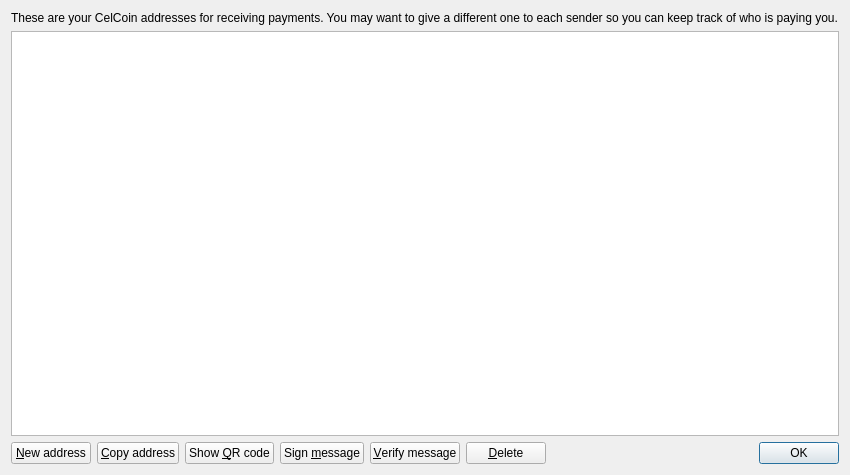
<?xml version="1.0" encoding="UTF-8"?>
<ui version="4.0">
 <class>AddressBookPage</class>
 <widget class="QWidget" name="AddressBookPage">
  <property name="geometry">
   <rect>
    <x>0</x>
    <y>0</y>
    <width>850</width>
    <height>475</height>
   </rect>
  </property>
  <property name="windowTitle">
   <string>Address Book</string>
  </property>
  <layout class="QVBoxLayout" name="verticalLayout">
   <item>
    <widget class="QLabel" name="labelExplanation">
     <property name="text">
      <string>These are your CelCoin addresses for receiving payments. You may want to give a different one to each sender so you can keep track of who is paying you.</string>
     </property>
     <property name="textFormat">
      <enum>Qt::PlainText</enum>
     </property>
     <property name="wordWrap">
      <bool>true</bool>
     </property>
    </widget>
   </item>
   <item>
    <widget class="QTableView" name="tableView">
     <property name="contextMenuPolicy">
      <enum>Qt::CustomContextMenu</enum>
     </property>
     <property name="toolTip">
      <string>Double-click to edit address or label</string>
     </property>
     <property name="tabKeyNavigation">
      <bool>false</bool>
     </property>
     <property name="alternatingRowColors">
      <bool>true</bool>
     </property>
     <property name="selectionMode">
      <enum>QAbstractItemView::SingleSelection</enum>
     </property>
     <property name="selectionBehavior">
      <enum>QAbstractItemView::SelectRows</enum>
     </property>
     <property name="sortingEnabled">
      <bool>true</bool>
     </property>
     <attribute name="verticalHeaderVisible">
      <bool>false</bool>
     </attribute>
    </widget>
   </item>
   <item>
    <layout class="QHBoxLayout" name="horizontalLayout">
     <item>
      <widget class="QPushButton" name="newAddressButton">
       <property name="toolTip">
        <string>Create a new address</string>
       </property>
       <property name="text">
        <string>&amp;New address</string>
       </property>
       <property name="icon">
        <iconset resource="../bitcoin.qrc">
         <normaloff>:/icons/add</normaloff>:/icons/add</iconset>
       </property>
      </widget>
     </item>
     <item>
      <widget class="QPushButton" name="copyToClipboard">
       <property name="toolTip">
        <string>Copy the currently selected address to the system clipboard</string>
       </property>
       <property name="text">
        <string>&amp;Copy address</string>
       </property>
       <property name="icon">
        <iconset resource="../bitcoin.qrc">
         <normaloff>:/icons/editcopy</normaloff>:/icons/editcopy</iconset>
       </property>
      </widget>
     </item>
     <item>
      <widget class="QPushButton" name="showQRCode">
       <property name="text">
        <string>Show &amp;QR code</string>
       </property>
       <property name="icon">
        <iconset resource="../bitcoin.qrc">
         <normaloff>:/icons/qrcode</normaloff>:/icons/qrcode</iconset>
       </property>
      </widget>
     </item>
     <item>
      <widget class="QPushButton" name="signMessage">
       <property name="toolTip">
        <string>Sign a message to prove you own a CelCoin address</string>
       </property>
       <property name="text">
        <string>Sign &amp;message</string>
       </property>
       <property name="icon">
        <iconset resource="../bitcoin.qrc">
         <normaloff>:/icons/edit</normaloff>:/icons/edit</iconset>
       </property>
      </widget>
     </item>
     <item>
      <widget class="QPushButton" name="verifyMessage">
       <property name="toolTip">
        <string>Verify a message to ensure it was signed with a specified CelCoin address</string>
       </property>
       <property name="text">
        <string>&amp;Verify message</string>
       </property>
       <property name="icon">
        <iconset resource="../bitcoin.qrc">
         <normaloff>:/icons/transaction_0</normaloff>:/icons/transaction_0</iconset>
       </property>
      </widget>
     </item>
     <item>
      <widget class="QPushButton" name="deleteButton">
       <property name="toolTip">
        <string>Delete the currently selected address from the list</string>
       </property>
       <property name="text">
        <string>&amp;Delete</string>
       </property>
       <property name="icon">
        <iconset resource="../bitcoin.qrc">
         <normaloff>:/icons/remove</normaloff>:/icons/remove</iconset>
       </property>
      </widget>
     </item>
     <item>
      <spacer name="horizontalSpacer">
       <property name="orientation">
        <enum>Qt::Horizontal</enum>
       </property>
       <property name="sizeHint" stdset="0">
        <size>
         <width>40</width>
         <height>20</height>
        </size>
       </property>
      </spacer>
     </item>
     <item>
      <widget class="QDialogButtonBox" name="buttonBox">
       <property name="sizePolicy">
        <sizepolicy hsizetype="Maximum" vsizetype="Fixed">
         <horstretch>0</horstretch>
         <verstretch>0</verstretch>
        </sizepolicy>
       </property>
       <property name="standardButtons">
        <set>QDialogButtonBox::Ok</set>
       </property>
      </widget>
     </item>
    </layout>
   </item>
  </layout>
 </widget>
 <resources>
  <include location="../bitcoin.qrc"/>
 </resources>
 <connections/>
</ui>
